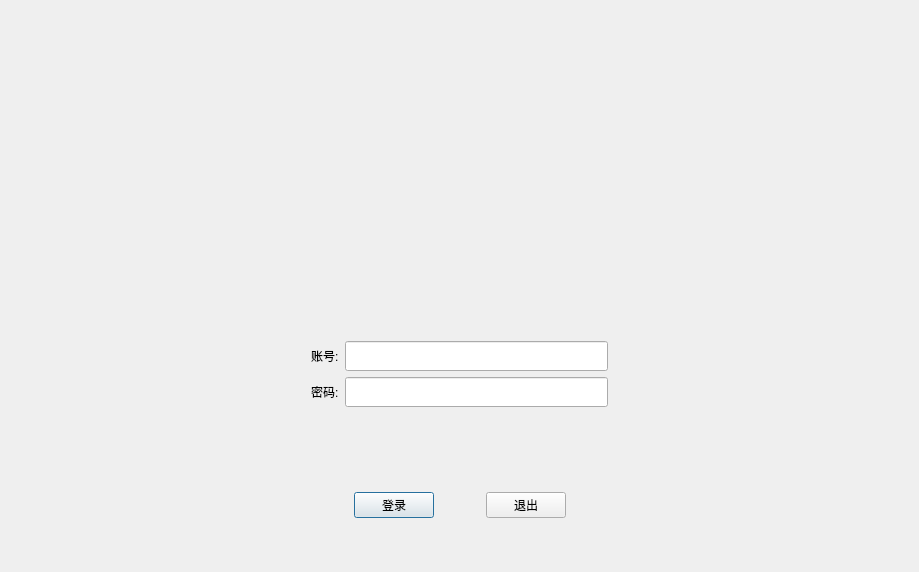
<?xml version="1.0" encoding="UTF-8"?>
<ui version="4.0">
 <class>LoginDialog</class>
 <widget class="QDialog" name="LoginDialog">
  <property name="geometry">
   <rect>
    <x>0</x>
    <y>0</y>
    <width>919</width>
    <height>572</height>
   </rect>
  </property>
  <property name="windowTitle">
   <string>LoginDialog</string>
  </property>
  <widget class="QLabel" name="labelBgImage">
   <property name="geometry">
    <rect>
     <x>0</x>
     <y>0</y>
     <width>919</width>
     <height>572</height>
    </rect>
   </property>
   <property name="text">
    <string/>
   </property>
   <property name="pixmap">
    <pixmap resource="images.qrc">:/login.png</pixmap>
   </property>
   <property name="scaledContents">
    <bool>true</bool>
   </property>
  </widget>
  <widget class="QWidget" name="widget" native="true">
   <property name="geometry">
    <rect>
     <x>0</x>
     <y>330</y>
     <width>919</width>
     <height>89</height>
    </rect>
   </property>
   <property name="minimumSize">
    <size>
     <width>919</width>
     <height>0</height>
    </size>
   </property>
   <property name="maximumSize">
    <size>
     <width>919</width>
     <height>16777215</height>
    </size>
   </property>
   <layout class="QGridLayout" name="gridLayout">
    <item row="0" column="1">
     <widget class="QLabel" name="label_2">
      <property name="text">
       <string>账号:</string>
      </property>
     </widget>
    </item>
    <item row="0" column="2">
     <widget class="QLineEdit" name="lineEditAccount">
      <property name="sizePolicy">
       <sizepolicy hsizetype="Expanding" vsizetype="Expanding">
        <horstretch>0</horstretch>
        <verstretch>0</verstretch>
       </sizepolicy>
      </property>
      <property name="minimumSize">
       <size>
        <width>0</width>
        <height>30</height>
       </size>
      </property>
      <property name="maximumSize">
       <size>
        <width>16777215</width>
        <height>30</height>
       </size>
      </property>
     </widget>
    </item>
    <item row="1" column="0">
     <spacer name="horizontalSpacer">
      <property name="orientation">
       <enum>Qt::Horizontal</enum>
      </property>
      <property name="sizeType">
       <enum>QSizePolicy::Fixed</enum>
      </property>
      <property name="sizeHint" stdset="0">
       <size>
        <width>300</width>
        <height>20</height>
       </size>
      </property>
     </spacer>
    </item>
    <item row="1" column="1">
     <widget class="QLabel" name="label_3">
      <property name="text">
       <string>密码:</string>
      </property>
     </widget>
    </item>
    <item row="1" column="2">
     <widget class="QLineEdit" name="lineEditPassword">
      <property name="sizePolicy">
       <sizepolicy hsizetype="Expanding" vsizetype="Expanding">
        <horstretch>0</horstretch>
        <verstretch>0</verstretch>
       </sizepolicy>
      </property>
      <property name="minimumSize">
       <size>
        <width>0</width>
        <height>30</height>
       </size>
      </property>
      <property name="maximumSize">
       <size>
        <width>16777215</width>
        <height>30</height>
       </size>
      </property>
     </widget>
    </item>
    <item row="1" column="3">
     <spacer name="horizontalSpacer_2">
      <property name="orientation">
       <enum>Qt::Horizontal</enum>
      </property>
      <property name="sizeType">
       <enum>QSizePolicy::Expanding</enum>
      </property>
      <property name="sizeHint" stdset="0">
       <size>
        <width>300</width>
        <height>20</height>
       </size>
      </property>
     </spacer>
    </item>
   </layout>
  </widget>
  <widget class="QWidget" name="widget_2" native="true">
   <property name="geometry">
    <rect>
     <x>0</x>
     <y>480</y>
     <width>919</width>
     <height>50</height>
    </rect>
   </property>
   <layout class="QHBoxLayout" name="horizontalLayout">
    <item>
     <spacer name="horizontalSpacer_3">
      <property name="orientation">
       <enum>Qt::Horizontal</enum>
      </property>
      <property name="sizeHint" stdset="0">
       <size>
        <width>314</width>
        <height>20</height>
       </size>
      </property>
     </spacer>
    </item>
    <item>
     <widget class="QPushButton" name="pushButtonLogin">
      <property name="text">
       <string>登录</string>
      </property>
     </widget>
    </item>
    <item>
     <spacer name="horizontalSpacer_4">
      <property name="orientation">
       <enum>Qt::Horizontal</enum>
      </property>
      <property name="sizeType">
       <enum>QSizePolicy::Fixed</enum>
      </property>
      <property name="sizeHint" stdset="0">
       <size>
        <width>46</width>
        <height>20</height>
       </size>
      </property>
     </spacer>
    </item>
    <item>
     <widget class="QPushButton" name="pushButtonClose">
      <property name="text">
       <string>退出</string>
      </property>
     </widget>
    </item>
    <item>
     <spacer name="horizontalSpacer_5">
      <property name="orientation">
       <enum>Qt::Horizontal</enum>
      </property>
      <property name="sizeHint" stdset="0">
       <size>
        <width>314</width>
        <height>20</height>
       </size>
      </property>
     </spacer>
    </item>
   </layout>
  </widget>
 </widget>
 <layoutdefault spacing="6" margin="11"/>
 <resources>
  <include location="images.qrc"/>
 </resources>
 <connections/>
</ui>
